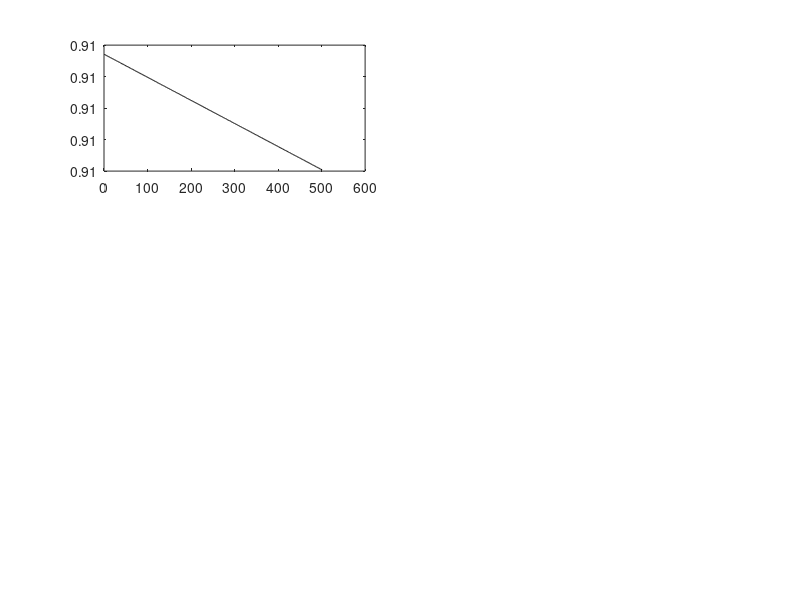

Here is the MATLAB script that generated this plot: (Note: this script raises an error after producing the figure.)


close all
figure('Position',[100,100,750,650]);
Q = 10;
N = 500 ;
fs = 10;

alphaS = [1e-3,1,1,10,50,200]*1e-4;


Rmin = 1;
Rmax = 6;
maxRChange = 1-1e-1;


for n = 0:5
    
    subplot(3,2,n+1)
    
    for i=1:200    
        alpha = alphaS(n+1);
        rs = rand(2,1)*(Rmax-Rmin)+Rmin;
        r1s = rs(1); r2s = rs(2);
        maxR1change = min(r1s-1e-3,maxRChange);
        maxR2change = min(r2s-1e-3,maxRChange); 
        
        for j = 1:N
            c1 = r1s(end).^4;
            c2 = r2s(end).^4;
            Q1 = c1/(c1+c2)*Q;
            Q2 = c2/(c1+c2)*Q;
            
            dr1 = r1s(end) - alpha*Q1/r1s(end).^n;
            dr1Cond = (r1s(1)-dr1(end))<maxR1change;              
            dr2 = r2s(end) - alpha*Q2/r2s(end).^n;
            dr2Cond = (r2s(1)-dr2(end))<maxR2change;
            
            r1s = [r1s,dr1*dr1Cond + r1s(end)*(1-dr1Cond)];
            r2s = [r2s,dr2*dr2Cond + r2s(end)*(1-dr2Cond)]; 
            
        end    

        c1s = r1s.^4;
        c2s = r2s.^4;

        p1 = plot(c1s./(c1s+c2s),'-k'); hold on;
        p1.Color(4) = 0.2;

    end
    drawnow
    xlim([0,N]);

    xlabel('Iteration','Interpreter','latex');
    ylabel('$Q_1 / Q$','Interpreter','latex');
    set(gca,'TickLabelInterpreter','latex');
    set(gca,'fontSize',fs);
    title(sprintf('$n=%d$',n),'Interpreter','latex');
end
    
% plot([0,4000],[1/3,1/3],'-r','LineWidth',3)